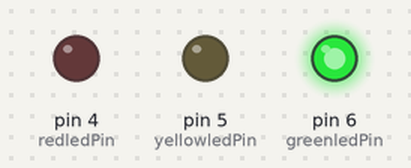
This sketch was run on a simulated Arduino Uno, built with avr-gcc and run on an emulated ATmega328P. Shown: output pins drawn as LEDs (lit = HIGH).

Above: at 4.0 s.
At 18.0 s:
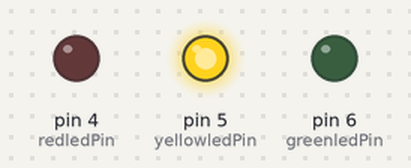
At 32.0 s:
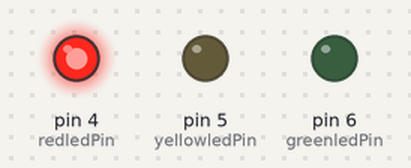
Timing chart, 0 to 46.8 s (numbered marks = the images above):
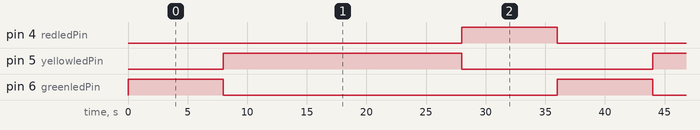

Measured:
- by itself, pin 4 (redledPin), pin 6 (greenledPin): alternates HIGH for 8.0 s and LOW for 28.0 s
- by itself, pin 5 (yellowledPin): alternates HIGH for 20.0 s and LOW for 16.0 s
- by itself, everything shown: repeats every 36.0 s, in 4 steps

The sketch:

Traffic_Lights.ino
```cpp
int redledPin =4;
int yellowledPin=5;
int greenledPin=6;
int x=0;

void setup() {
  pinMode(redledPin,OUTPUT);
  pinMode(yellowledPin,OUTPUT);
  pinMode(greenledPin,OUTPUT);

}

void loop() {
  digitalWrite(greenledPin,HIGH); //the green light is on for 8 secs and then goes off
  delay(8000);
  digitalWrite(greenledPin,LOW);

  for(x=0;x<10;x++) //yellow light blinks 10 times and then goes off
  {
    digitalWrite(yellowledPin,HIGH);
    delay(2000);
    digitalWrite(yellowledPin,LOW);
  }

  digitalWrite(redledPin,HIGH); //red light is on for 8 secs and then goes off
  delay(8000);
  digitalWrite(redledPin,LOW);
}
```
